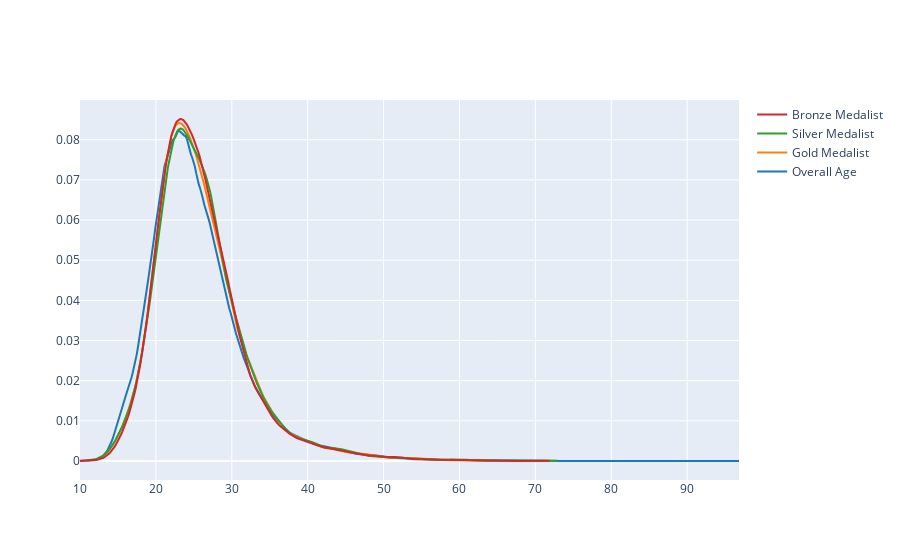

The cell this chart's notebook holds for it:
### Code cell
fig = ff.create_distplot([x1,x2,x3,x4], ["Overall Age", "Gold Medalist", "Silver Medalist", "Bronze Medalist"], show_hist=False, show_rug=False)
fig.show()

### Figure 1 — Plotly figure (JSON) as saved in the notebook; plotly's stock layout.template omitted (floating-point values rounded to 4 significant figures; data arrays with more than 128 entries replaced by an {"elided": "..."} marker saying what was removed)
{"data": [{"legendgroup": "Overall Age", "marker": {"color": "rgb(31, 119, 180)"}, "mode": "lines", "name": "Overall Age", "showlegend": true, "type": "scatter", "x": {"elided": "500 float values"}, "xaxis": "x", "y": {"elided": "500 float values"}, "yaxis": "y"}, {"legendgroup": "Gold Medalist", "marker": {"color": "rgb(255, 127, 14)"}, "mode": "lines", "name": "Gold Medalist", "showlegend": true, "type": "scatter", "x": {"elided": "500 float values"}, "xaxis": "x", "y": {"elided": "500 float values"}, "yaxis": "y"}, {"legendgroup": "Silver Medalist", "marker": {"color": "rgb(44, 160, 44)"}, "mode": "lines", "name": "Silver Medalist", "showlegend": true, "type": "scatter", "x": {"elided": "500 float values"}, "xaxis": "x", "y": {"elided": "500 float values"}, "yaxis": "y"}, {"legendgroup": "Bronze Medalist", "marker": {"color": "rgb(214, 39, 40)"}, "mode": "lines", "name": "Bronze Medalist", "showlegend": true, "type": "scatter", "x": {"elided": "500 float values"}, "xaxis": "x", "y": {"elided": "500 float values"}, "yaxis": "y"}], "layout": {"barmode": "overlay", "hovermode": "closest", "legend": {"traceorder": "reversed"}, "xaxis": {"anchor": "y2", "domain": [0, 1], "zeroline": false}, "yaxis": {"anchor": "free", "domain": [0, 1], "position": 0}}}
